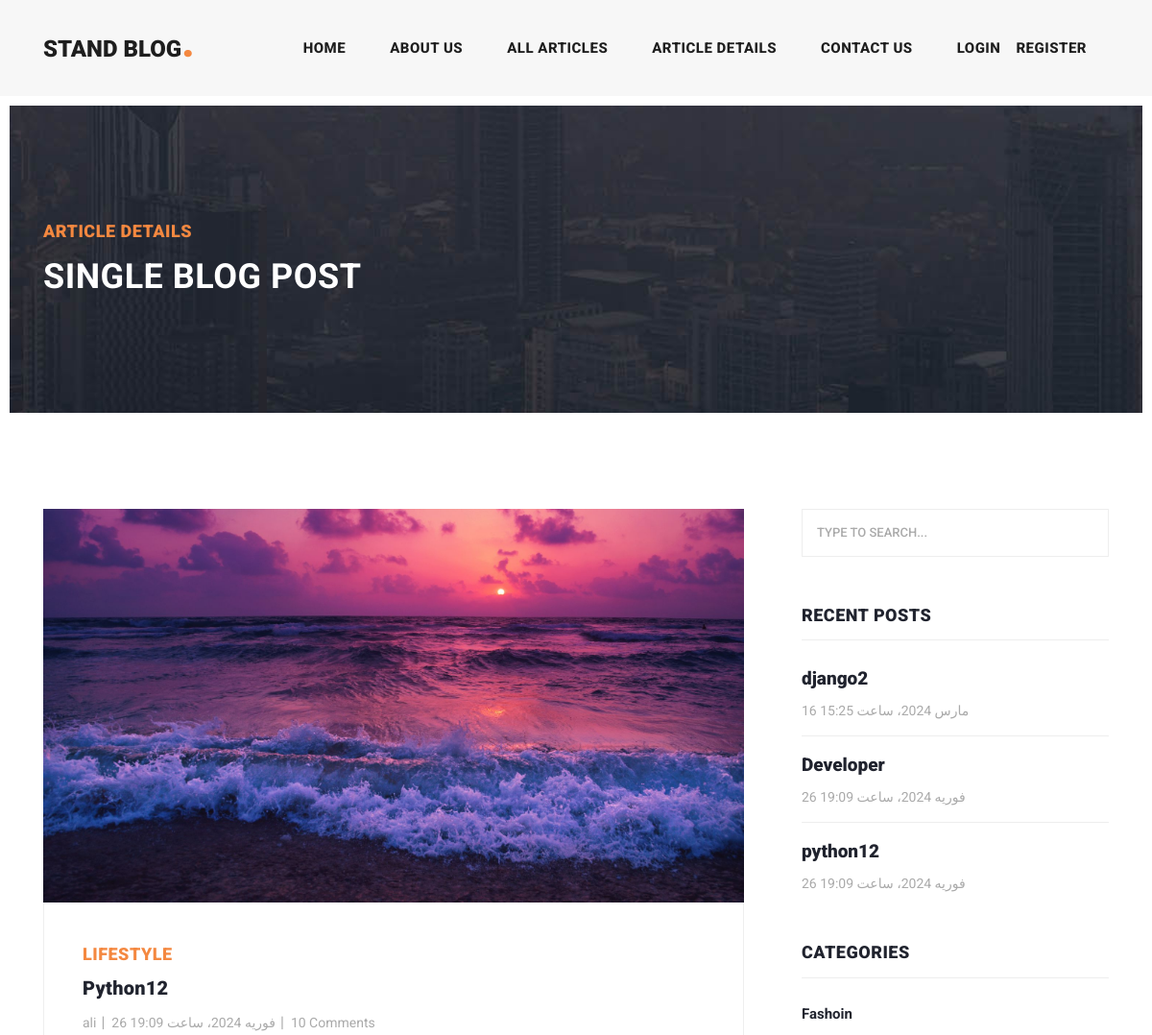
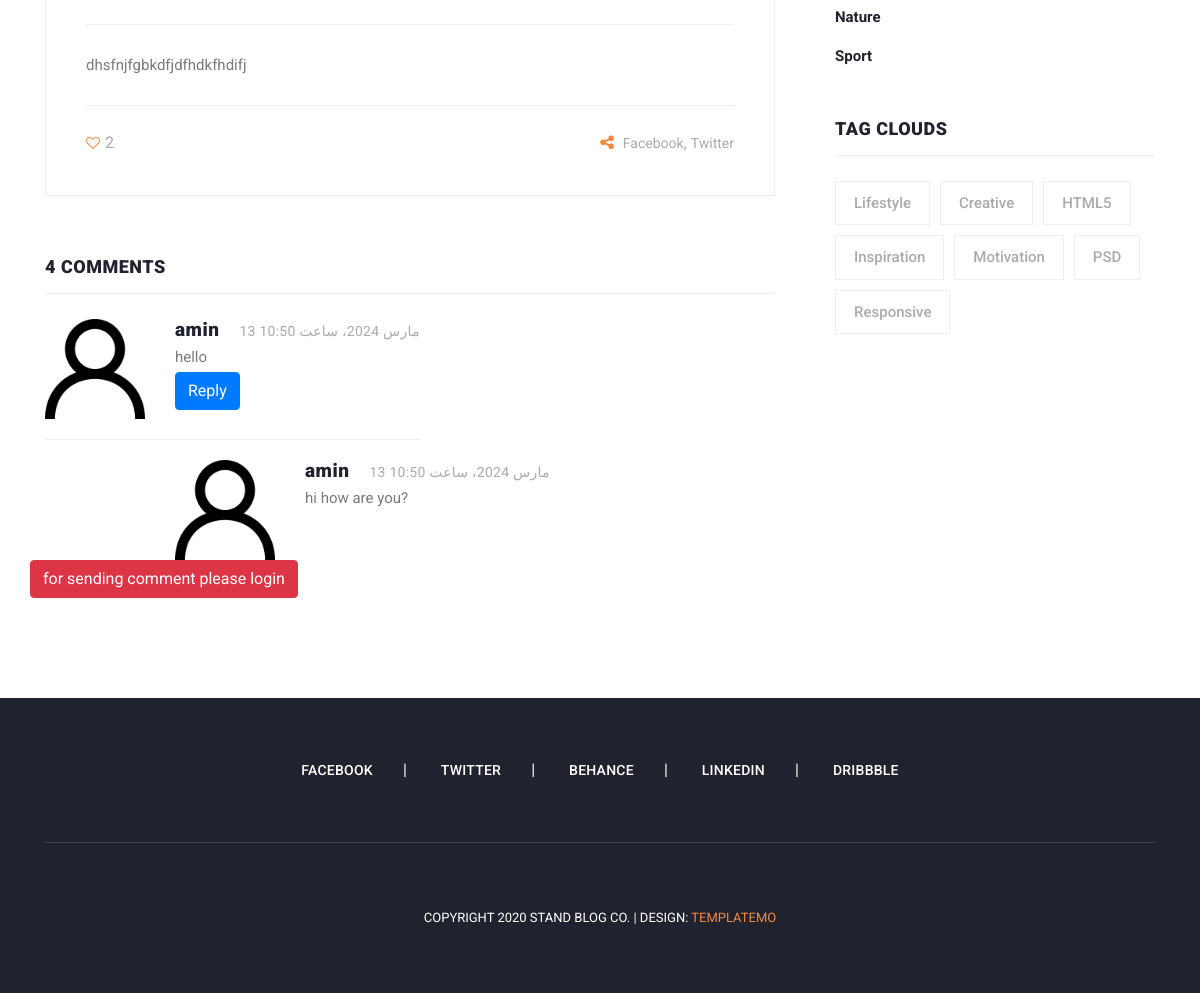
Page /article/details/python12 on the committed database (2 pictures, top to bottom).
### blog_app/models.py (models this page shows, shortened)
class Article(models.Model):
    author = models.ForeignKey(User,on_delete=models.CASCADE,verbose_name='نویسنده')
    title = models.CharField(max_length=50,verbose_name='عنوان')
    body = models.TextField(verbose_name='متن')
    category = models.ManyToManyField(Category,related_name='articles',verbose_name='دسته بندی')#related_name=classname + s
    image = models.ImageField(upload_to='images/articles',blank=True,null=True,verbose_name='عکس')
    slug = models.SlugField(null = True,blank=True,unique=True)
    created = models.DateTimeField(auto_now_add=True)
    updated = models.DateTimeField(auto_now_add=True)
    status = models.BooleanField(default=True,verbose_name='وضعیت')
    published = models.BooleanField(default=True,verbose_name='انتشار')
    def get_absolute_url(self):
        return reverse('blog_app:article_details',args=[self.slug])
    class Meta:
        ordering=('-created',)
        verbose_name = 'مقاله'
        verbose_name_plural = 'مقاله ها'
    def show_image(self):
        if self.image:
            return format_html(f'<img src="{self.image.url}" width="60px" height="50px">')
        return format_html('<h3 style="color: red;">تصویر ندارد</h3>')
    show_image.short_description = 'تصویر'

class Comment(models.Model):
    article = models.ForeignKey(Article,on_delete=models.CASCADE,related_name='comments')
    user = models.ForeignKey(User,on_delete=models.CASCADE,related_name='comments')
    parent = models.ForeignKey('self',on_delete=models.CASCADE,null=True,blank=True,related_name="replies")
    body = models.TextField()
    created_at = models.DateTimeField(auto_now_add=True)
    class Meta:
        verbose_name = 'کامنت'
        verbose_name_plural = 'کامنت ها  '

class Category(models.Model):
    title = models.CharField(max_length=50,verbose_name='عنوان')
    created = models.DateTimeField(auto_now_add=True)
    class Meta:
        verbose_name = 'دسته بندی'
        verbose_name_plural = 'دسته بندی ها'

### blog_app/views.py (the view)
# urls.py: path('details/<slug:slug>',views.article_details,name="article_details"),
def article_details(request,slug):
    articles = get_object_or_404(Article,slug=slug)
    return render(request,'blog_app/article_details.html',context={'articles':articles})

### context_processors/context_processors.py (called while the page is built)
def recent_arts(request):
    recent_arts = Article.objects.order_by('-created')
    categories =Category.objects.all()
    return {'recent_arts':recent_arts,'categories':categories}

### blog_app/templates/blog_app/article_details.html (shortened to what this page needs)
{% extends "base.html" %}
{% load static %}
{% block content %}
    <div class="heading-page header-text">
      <section class="page-heading">
        <div class="container">
          <div class="row">
            <div class="col-lg-12">
              <div class="text-content">
                <h4>Article Details</h4>
                <h2>Single blog post</h2>
              </div>
            </div>
          </div>
        </div>
      </section>
    </div>
    <section class="blog-posts grid-system">
      <div class="container">
        <div class="row">
          <div class="col-lg-8">
            <div class="all-blog-posts">
              <div class="row">
                <div class="col-lg-12">
                  <div class="blog-post">
                    <div class="blog-thumb">
                      <img src="{{articles.image.url}}" alt="">
                    </div>
                    <div class="down-content">
                      <span>Lifestyle</span>
                      <a href="post-details.html"><h4>{{articles.title}}</h4></a>
                      <ul class="post-info">
                        <li><a href="#">{{articles.author }}</a></li>
                        <li><a href="#">{{articles.created}}</a></li>
                        <li><a href="#">10 Comments</a></li>
                      </ul>
                      <p>{{articles.body}}</p>
                      <div class="post-options">
                        <div class="row">
                          <div class="col-6">
                            <ul class="post-tags">
                              {% if is_liked %}
                              <li><a href="{% url "blog_app:like" articles.slug articles.id %}"><i class="fa fa-heart"></i></a>2</li>
                              {% else %}
                              <li><a href="{% url "blog_app:like" articles.slug articles.id %}"><i class="fa fa-heart-o"></i></a>2</li>
                              {% endif %}
                            </ul>
                          </div>
                          <div class="col-6">
                            <ul class="post-share">
                              <li><i class="fa fa-share-alt"></i></li>
                              <li><a href="#">Facebook</a>,</li>
                              <li><a href="#"> Twitter</a></li>
                            </ul>
                          </div>
                        </div>
                      </div>
                    </div>
                  </div>
                </div>
                <div class="col-lg-12">
                  <div class="sidebar-item comments">
                    <div class="sidebar-heading">
                      <h2>4 comments</h2>
                    </div>
                    <div class="content">
                      <ul>
                        {% for comment in articles.comments.all %}
                        {% if comment.parent == None %}
                        <li>
                          <div class="author-thumb">
                            {% if comment.user.profile.image %}
                                <img src="{{comment.user.profile.image.url}}" alt="">
                                {% else %}
                                <img src="{% static 'images/icons/profile.512x512.png' %}" alt="">
                            {% endif %}
                          </div>
                          <div class="right-content">
                            <h4>{{comment.user}}<span>{{comment.created_at}}</span></h4>
                            <p>{{comment.body}}</p>
                            <button onclick="set_value('{{comment.id}}')" class="btn btn-primary">Reply</button>
                          </div>
                        </li>
                        {% for reply in comment.replies.all %}
                        <li class="replied">
                          <div class="author-thumb">
                            {% if comment.user.profile.image %}
                                <img src="{{comment.user.profile.image.url}}" alt="">
                                {% else %}
                                <img src="{% static 'images/icons/profile.512x512.png' %}" alt="">
                            {% endif %}
                          </div>
                          <div class="right-content">
                            <h4>{{reply.user}}<span>{{reply.created_at}}</span></h4>
                            <p>{{reply.body}}</p>
                          </div>
                        </li>
                        {% endfor %}
                        {% endif %}
                        {% endfor %}
                      </ul>
                    </div>
                  </div>
                </div>
                {% if request.user.is_authenticated %}
                <div class="col-lg-12">
                  <div class="sidebar-item submit-comment">
                    <div class="sidebar-heading">
                      <h2>Your comment</h2>
                    </div>
                    <div class="content">
                      <form id="comment" action="#" method="post">
                        {% csrf_token %}
                        <div class="row">
                          <input type="hidden" id="parent_id" name="parent_id" value="">
                          <div class="col-lg-12">
                            <fieldset>
                              <textarea name="body" rows="6" id="body" placeholder="Type your comment" required=""></textarea>
                            </fieldset>
                          </div>
                          <div class="col-lg-12">
                            <fieldset>
                              <button type="submit" id="form-submit" class="main-button">Submit</button>
                            </fieldset>
                          </div>
                        </div>
                      </form>
                    </div>
                  </div>
                </div>
                {% else %}
                <a class="btn btn-danger" href="{% url 'accounts_app:login' %}">for sending comment please login</a>
                {% endif %}
              </div>
            </div>
          </div>
          {% include 'includes/sidebar.html' %}
        </div>
      </div>
    </section>
{% endblock %}

### templates/base.html (shortened to what this page needs)
{% load static %}
<!DOCTYPE html>
<html lang="en">
<head>
    {% include 'includes/head_references.html' %}
</head>
<body>
{% include 'includes/header.html' %}
{% block content %}
{% endblock %}
{% include 'includes/footer.html' %}
</body>
</html>

### templates/includes/head_references.html (shortened to what this page needs)
{% load static %}
<link href={% static "vendor/bootstrap/css/bootstrap.min.css" %} rel="stylesheet">
<link rel="stylesheet" href={% static "css/fontawesome.css" %}>
<link rel="stylesheet" href={% static "css/templatemo-stand-blog.css" %}>
<link rel="stylesheet" href={% static "css/owl.css" %}>

### templates/includes/header.html (shortened to what this page needs)
{% load static %}
<header class="">
    <nav class="navbar navbar-expand-lg">
    <div class="container">
    <a class="navbar-brand" href="{% url 'home_app:home_page' %}"><h2>Stand Blog<em>.</em></h2></a>
        <div class="collapse navbar-collapse" id="navbarResponsive">
        <ul class="navbar-nav ml-auto">
            <li class="nav-item {% if request.resolver_match.url_name == 'home_page' %} active {% endif %}">
            <a class="nav-link" href="{% url 'home_app:home_page' %}">Home
            </a>
            </li>
            <li class="nav-item">
            <a class="nav-link" href="about.html">About Us</a>
            </li>
            <li class="nav-item {% if request.resolver_match.url_name == 'articles_list'  %} active {% endif %}">
            <a class="nav-link" href="{% url 'blog_app:articles_list' %}">All Articles</a>
            </li>
            <li class="nav-item">
            <a class="nav-link" href="">Article Details</a>
            </li>
            <li class="nav-item {% if request.resolver_match.url_name == 'contact_us'  %} active {% endif %}">
            <a class="nav-link" href="{% url 'blog_app:contact_us' %}">Contact Us</a>
            </li>
            <li class="nav-item">
            {% if request.user.is_authenticated %}
                    <div class="d-flex">
                    {% if request.user.first_name %}
                    <a class="nav-link" href="">{{request.user.first_name}}</a>
                    <a href="{% url 'accounts_app:logout' %}"><span class="badge badge-danger mt-2">logout</span></a>
                    {% else %}
                    <a class="nav-link" href="">{{request.user.username}}</a>
                    <a href="{% url 'accounts_app:logout' %}"><span class="badge badge-danger mt-2">logout</span></a>
                    {% endif %}
                    </div>
            {% else %}
                    <div class="d-flex">
                    <a class="nav-link" href="{% url 'accounts_app:login' %}">login</a>
                    <a class="nav-link" href="{% url 'accounts_app:register' %}">register</a>
                    </div>
            {% endif %}
            </li>
        </ul>
        </div>
    </div>
    </nav>
</header>

### templates/includes/sidebar.html
<div class="col-lg-4">
    <div class="sidebar">
      <div class="row">
        <div class="col-lg-12">
          <div class="sidebar-item search">
            <form id="search_form" name="gs" method="GET" action="{% url 'blog_app:search_articles' %}">
              <input type="text" name="q" class="searchText" placeholder="type to search..." autocomplete="on">
            </form>
          </div>
        </div>
        <div class="col-lg-12">
          <div class="sidebar-item recent-posts">
            <div class="sidebar-heading">
              <h2>Recent Posts</h2>
            </div>
            <div class="content">
              <ul>
                {% for article in recent_arts %}
                  <li><a href="{{article.get_absolute_url}}">
                    <h5>{{article.title}}</h5>
                    <span>{{article.created}}</span>
                  </a></li>
                {% endfor %}
              </ul>
            </div>
          </div>
        </div>
        <div class="col-lg-12">
          <div class="sidebar-item categories">
            <div class="sidebar-heading">
              <h2>Categories</h2>
            </div>
            <div class="content">
              <ul>
                {% for cat in categories %}
                <li><a href="{% url 'blog_app:category_detail' cat.id  %}">{{cat.title}}</a></li>
                {% endfor %}
              </ul>
            </div>
          </div>
        </div>
        <div class="col-lg-12">
          <div class="sidebar-item tags">
            <div class="sidebar-heading">
              <h2>Tag Clouds</h2>
            </div>
            <div class="content">
              <ul>
                <li><a href="#">Lifestyle</a></li>
                <li><a href="#">Creative</a></li>
                <li><a href="#">HTML5</a></li>
                <li><a href="#">Inspiration</a></li>
                <li><a href="#">Motivation</a></li>
                <li><a href="#">PSD</a></li>
                <li><a href="#">Responsive</a></li>
              </ul>
            </div>
          </div>
        </div>
      </div>
    </div>
  </div>

### templates/includes/footer.html
<footer>
    {% include 'includes/footer_references.html' %}
</footer>

### templates/includes/footer_references.html
{% load static %}
<div class="container">
    <div class="row">
    <div class="col-lg-12">
        <ul class="social-icons">
            <li><a href="#">Facebook</a></li>
            <li><a href="#">Twitter</a></li>
            <li><a href="#">Behance</a></li>
            <li><a href="#">Linkedin</a></li>
            <li><a href="#">Dribbble</a></li>
        </ul>
    </div>
    <div class="col-lg-12">
        <div class="copyright-text">
        <p>Copyright 2020 Stand Blog Co.
            | Design: <a rel="nofollow" href="https://templatemo.com" target="_parent">TemplateMo</a></p>
        </div>
    </div>
    </div>
    </div>

### rows in the picture
Article: image (picture), title "Python12", author "ali", created "26 فوریه 2024، ساعت 19:09", body "dhsfnjfgbkdfjdfhdkfhdifj", title "python12"
Comment: user "amin", created_at "13 مارس 2024، ساعت 10:50", body "hello"
Comment: user "amin", created_at "13 مارس 2024، ساعت 10:50", body "hi how are you?"
Article: title "django2", created "16 مارس 2024، ساعت 15:25"
Article: title "Developer", created "26 فوریه 2024، ساعت 19:09"
Category: title "Fashoin"
Category: title "Nature"
Category: title "Sport"
